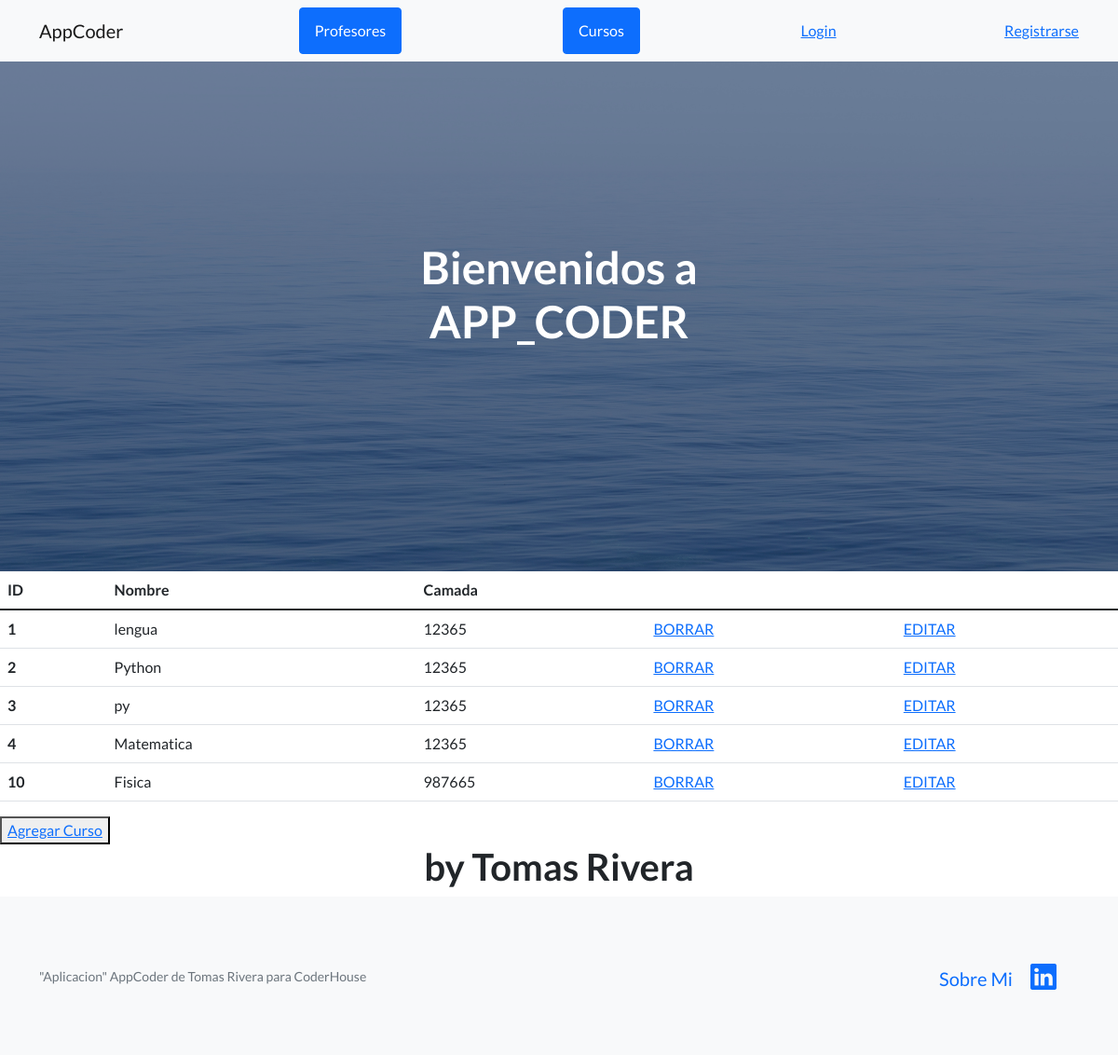
The app's page /app_coder/cursos/, older data.
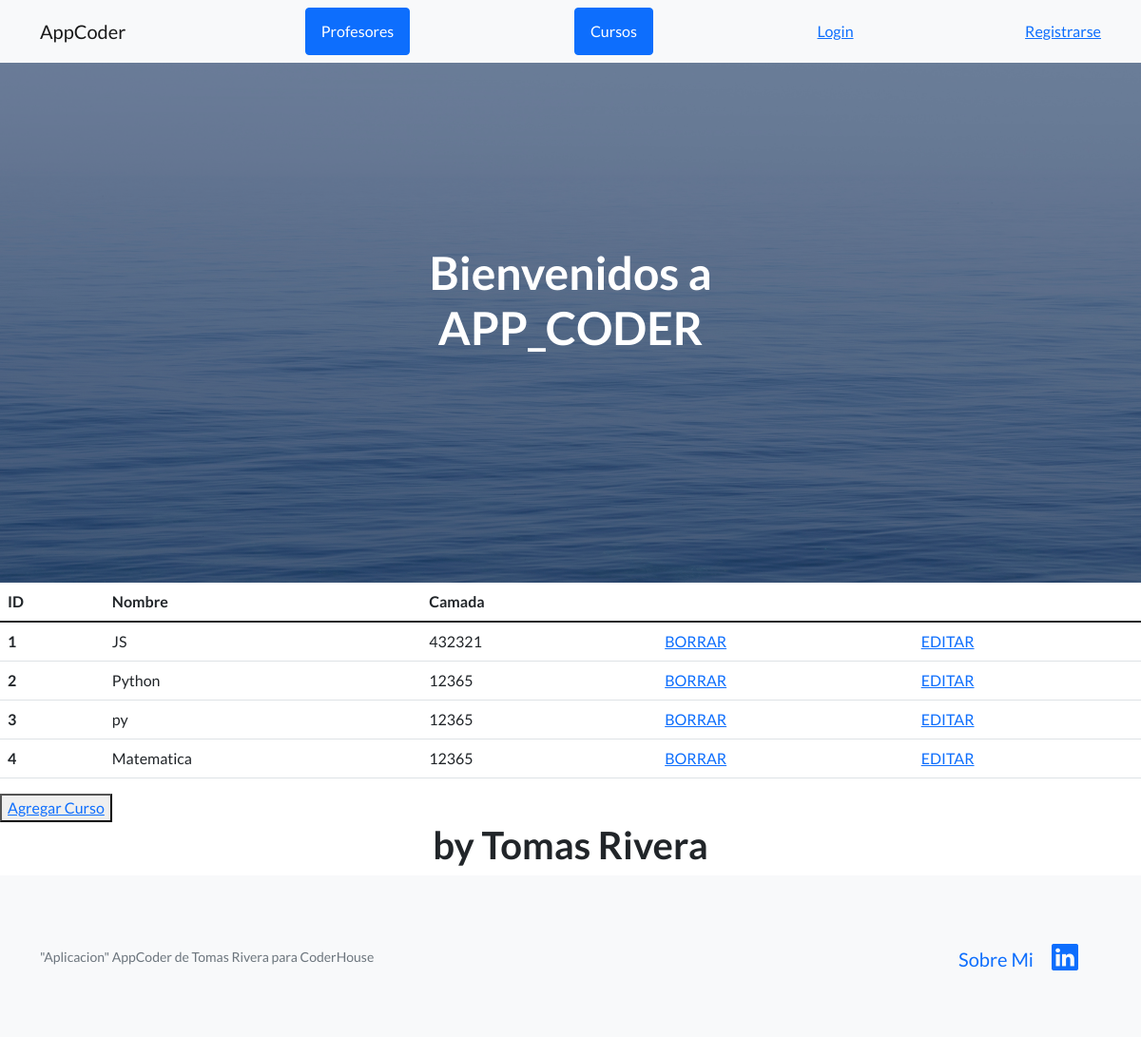
The same page, newer data.
### app_coder/models.py (models this page shows, shortened)
class Curso(models.Model):
    nombre = models.CharField(max_length=40)  #model como va a ser el dataset en la base de datos sql
    camada = models.IntegerField()       #ya creada la app, voy a settings y "registro" la nueva app

### app_coder/views.py (the view)
# urls.py: path("cursos/" , views.cursos , name="cursos"),
def cursos(request):
    cursos = Curso.objects.all() #importo toda la data de los cursos
    dicc = {"cursos" : cursos}
    plantilla = loader.get_template("cursos.html")
    documento = plantilla.render(dicc)
    return HttpResponse(documento)

### app_coder/template/cursos.html
{% extends "padre.html" %}
{% load static %}
{% block contenido %}
<table class="table">
    <thead>
      <tr>
        <th scope="col">ID</th>
        <th scope="col">Nombre</th>
        <th scope="col">Camada</th>
      </tr>
    </thead>
    <tbody>
      <tr>
        {% for n in cursos %}
        <th scope="row">{{n.id}}</th>
        <td>{{n.nombre}}</td>
        <td>{{n.camada}}</td>
        <td><a href="{% url 'elimina_curso' n.id %}">BORRAR</a></td>
        <td><a href="{% url 'editar_curso' n.id %}">EDITAR</a></td>
      </tr>
      {% endfor %}
    </tbody>
  </table>
  <button>
    <a href="{% url 'Nuevo_curso' %}">Agregar Curso</a>
  </button>
{% endblock %}

### app_coder/template/padre.html (shortened to what this page needs)
<!DOCTYPE html>
<html lang="en">
    <head>
        {% load static %} </meta #cargar la carpeta STATIC creada por nosotros>
        <link href="https://cdn.jsdelivr.net/npm/bootstrap-icons@1.5.0/font/bootstrap-icons.css" rel="stylesheet" type="text/css" />
        <link href="{% static 'app_coder/css/styles.css' %}" rel="stylesheet" /> <meta/ #actializamos la ruta a la app_coder/css dentro de la carpeta STATIC>
    </head>
    <body>
        <nav class="navbar navbar-light bg-light static-top">
            <div class="container">
                <a class="navbar-brand" href="{% url 'Padre' %}">AppCoder</a>
                <a class="btn btn-primary" href="{% url 'profesores' %}">Profesores</a>
                <a class="btn btn-primary" href="{% url 'cursos' %}">Cursos</a>
                {% if not request.user.is_authenticated %}
                <li class="list-inline-item"><a href="{% url 'Login' %}">Login</a></li>
                <li class="list-inline-item"><a href="{% url 'Register' %}">Registrarse</a></li>
                {% endif %}
            </div>
        </nav>
        <header class="masthead">
            <div class="container position-relative">
                <div class="row justify-content-center">
                    <div class="col-xl-6">
                        <div class="text-center text-white">
                            <h1 class="mb-5">Bienvenidos a APP_CODER</h1>
                        </div>
                    </div>
                </div>
            </div>
        </header>
        {% block contenido %}
        {% endblock %}
        <main>
            <h1 style="text-align: center;">by Tomas Rivera</h1>
        </main>
        <footer class="footer bg-light">
            <div class="container">
                <div class="row">
                    <div class="col-lg-6 h-100 text-center text-lg-start my-auto">
                        <p class="text-muted small mb-4 mb-lg-0">"Aplicacion" AppCoder de Tomas Rivera para CoderHouse</p>
                    </div>
                    <div class="col-lg-6 h-100 text-center text-lg-end my-auto">
                        <ul class="list-inline mb-0">
                            <li class="list-inline-item me-4">
                                <a class="navbar-brand" href="{% url 'sobre_mi' %}">Sobre Mi</a>
                                <a href="https://www.linkedin.com/in/tomas-daniel-rivera-66aa861b8/" target="_blank"><i class="bi-linkedin fs-3"></i></a>
                            </li>
                        </ul>
                    </div>
                </div>
            </div>
        </footer>
    </body>
</html>

Row changes from the older to the newer data that the page shows:
removed Curso: id "10", nombre "Fisica", camada "987665"
changed Curso id 1: nombre "lengua" → "JS"; camada "12365" → "432321"
